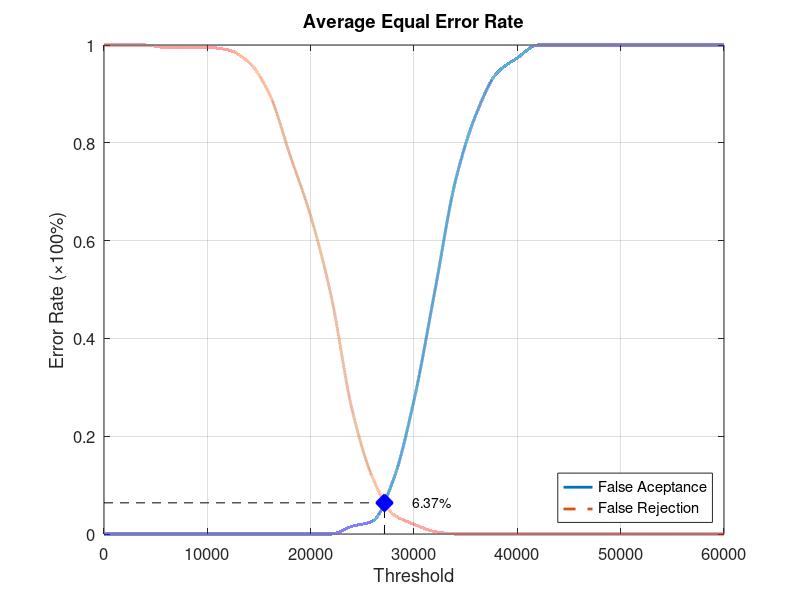
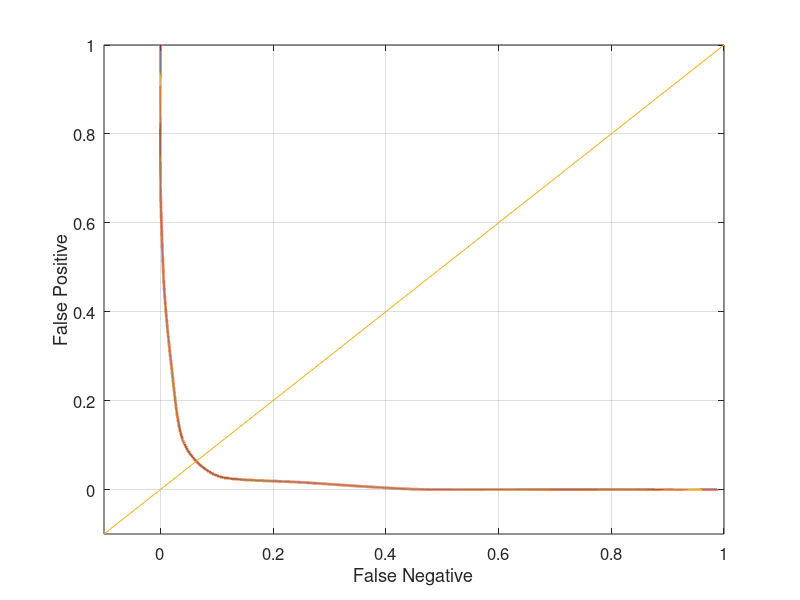

Write the MATLAB code that produced these figures, in order.
function yEER = Database3_2
close all;
clear;
clc;
x = 0:2000:60000;
xq = 0:0.5:60000;

y0 = [0 0 0 0 0 0 0 0 0 0 0 0 0.0157895 0.0263158 0.110526 0.273684 0.494737 0.721053 0.857895 0.942105 0.973684 1 1 1 1 1 1 1 1 1 1];
yy0 = interp1(x, y0, xq, 'pchip');
y1 = [1 1 1 0.995 0.995 0.995 0.99 0.965 0.9 0.775 0.65 0.485 0.255 0.115 0.04 0.02 0.005 0 0 0 0 0 0 0 0 0 0 0 0 0 0];
yy1 = interp1(x, y1, xq, 'pchip');

% Calculating EER: 
y2 = abs(y0 - y1);
find(y2 == min(y2))
yy2 = abs(yy0 - yy1);
xEER = find(yy2 == min(yy2));
xEERIndex = xq(xEER) % X-axis EER
yEER = yy0(xEER) % Y-axis EER

main = figure
plot(xq, yy0,'-','LineWidth', 2);	hold on
plot(xq, yy1,'--','LineWidth', 2);	hold on
plot([xEERIndex xEERIndex], [0 yEER], 'k--');	hold on
plot([0 xEERIndex], [yEER yEER], 'k--');	hold on
plot(xEERIndex, yEER, 'bx', 'LineWidth', 10);	hold on
text(xEERIndex + 10 * xEERIndex / 100, yEER, [num2str(round((10000 * yEER)) / 100) '%'])
legend('False Aceptance', 'False Rejection', 'Location', 'SouthEast')
xlabel('Threshold')
ylabel('Error Rate (\times100%)')
title('Average Equal Error Rate')
set(gca, 'FontSize', 12)
axis([0 60000 0 1])
grid on

print(main, 'Database3_2Main', '-dpng');
FNRxFPR = figure('Color', [1 1 1]);
plot(yy1, yy0, '-', yy1, yy0, 'LineWidth', 2);
hold on
y = -0.1:0.1:1
plot(y, y); 
set(gca, 'FontSize', 12)
xlabel('False Negative')
ylabel('False Positive')
axis([-0.1 1 -0.1 1])
set(gca, 'FontSize', 12)
grid on

print(FNRxFPR, 'Database3_2FNRxFPR','-dpng');
end
